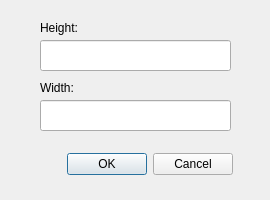
<?xml version="1.0" encoding="UTF-8"?>
<ui version="4.0">
 <class>DialogSize</class>
 <widget class="QDialog" name="DialogSize">
  <property name="windowModality">
   <enum>Qt::NonModal</enum>
  </property>
  <property name="geometry">
   <rect>
    <x>0</x>
    <y>0</y>
    <width>270</width>
    <height>200</height>
   </rect>
  </property>
  <property name="windowTitle">
   <string/>
  </property>
  <property name="locale">
   <locale language="English" country="UnitedStates"/>
  </property>
  <widget class="QDialogButtonBox" name="buttonBox">
   <property name="geometry">
    <rect>
     <x>40</x>
     <y>150</y>
     <width>193</width>
     <height>28</height>
    </rect>
   </property>
   <property name="locale">
    <locale language="English" country="UnitedStates"/>
   </property>
   <property name="orientation">
    <enum>Qt::Horizontal</enum>
   </property>
   <property name="standardButtons">
    <set>QDialogButtonBox::Cancel|QDialogButtonBox::Ok</set>
   </property>
  </widget>
  <widget class="QLabel" name="label_width">
   <property name="geometry">
    <rect>
     <x>40</x>
     <y>80</y>
     <width>71</width>
     <height>16</height>
    </rect>
   </property>
   <property name="text">
    <string>Width:</string>
   </property>
  </widget>
  <widget class="QLabel" name="label_height">
   <property name="geometry">
    <rect>
     <x>40</x>
     <y>20</y>
     <width>71</width>
     <height>16</height>
    </rect>
   </property>
   <property name="text">
    <string>Height:</string>
   </property>
  </widget>
  <widget class="QLabel" name="label1">
   <property name="geometry">
    <rect>
     <x>240</x>
     <y>50</y>
     <width>55</width>
     <height>16</height>
    </rect>
   </property>
   <property name="text">
    <string/>
   </property>
  </widget>
  <widget class="QLabel" name="label2">
   <property name="geometry">
    <rect>
     <x>240</x>
     <y>110</y>
     <width>55</width>
     <height>16</height>
    </rect>
   </property>
   <property name="text">
    <string/>
   </property>
  </widget>
  <widget class="QLineEdit" name="text_height">
   <property name="geometry">
    <rect>
     <x>40</x>
     <y>40</y>
     <width>191</width>
     <height>31</height>
    </rect>
   </property>
   <property name="maxLength">
    <number>4</number>
   </property>
  </widget>
  <widget class="QLineEdit" name="text_width">
   <property name="geometry">
    <rect>
     <x>40</x>
     <y>100</y>
     <width>191</width>
     <height>31</height>
    </rect>
   </property>
   <property name="maxLength">
    <number>4</number>
   </property>
   <property name="clearButtonEnabled">
    <bool>false</bool>
   </property>
  </widget>
 </widget>
 <resources/>
 <connections>
  <connection>
   <sender>buttonBox</sender>
   <signal>accepted()</signal>
   <receiver>DialogSize</receiver>
   <slot>accept()</slot>
   <hints>
    <hint type="sourcelabel">
     <x>248</x>
     <y>254</y>
    </hint>
    <hint type="destinationlabel">
     <x>157</x>
     <y>274</y>
    </hint>
   </hints>
  </connection>
  <connection>
   <sender>buttonBox</sender>
   <signal>rejected()</signal>
   <receiver>DialogSize</receiver>
   <slot>reject()</slot>
   <hints>
    <hint type="sourcelabel">
     <x>316</x>
     <y>260</y>
    </hint>
    <hint type="destinationlabel">
     <x>286</x>
     <y>274</y>
    </hint>
   </hints>
  </connection>
 </connections>
</ui>
